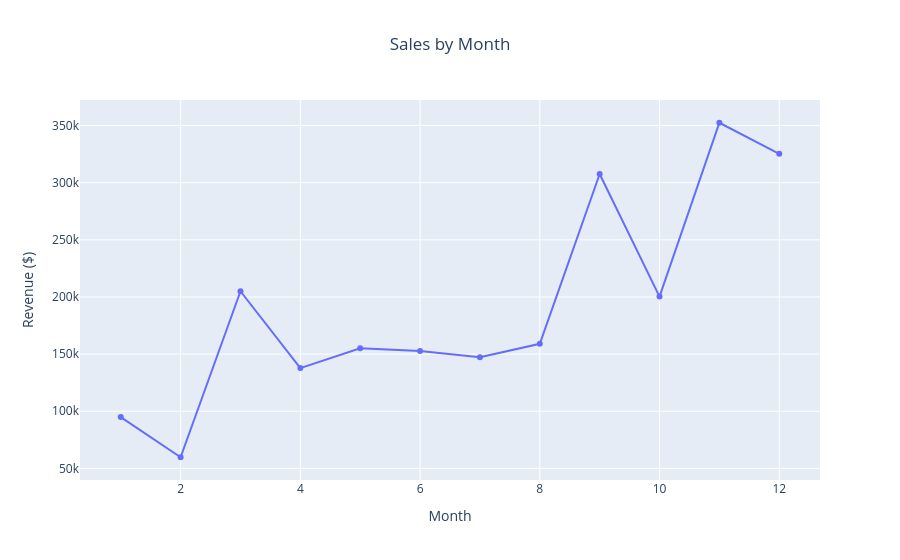

Source (notebook cell):
### Markdown cell above
MONTHLY SALES

### Code cell
sales_by_month= Data.groupby('Order Month')['Sales'].sum().reset_index()
# Customizing labels (maps column names to display names)
labels_dict = {'Order Month': 'Month', 'Sales': 'Revenue ($)'}
fig = px.line(sales_by_month, x='Order Month', y='Sales', title='Sales by Month',
labels=labels_dict)
# Optional: Further layout customization (e.g., center the title)
fig.update_layout(title_x=0.5)
# If you need to show markers on the line as well:
fig.update_traces(mode='lines+markers')
fig.show()

### Figure 1 — Plotly figure (JSON) as saved in the notebook; plotly's stock layout.template omitted (floating-point values rounded to 4 significant figures)
{"data": [{"hovertemplate": "Month=%{x}<br>Revenue ($)=%{y}<extra></extra>", "legendgroup": "", "line": {"color": "#636efa", "dash": "solid"}, "marker": {"symbol": "circle"}, "mode": "lines+markers", "name": "", "orientation": "v", "showlegend": false, "x": [1, 2, 3, 4, 5, 6, 7, 8, 9, 10, 11, 12], "xaxis": "x", "y": [94920.0, 59750.0, 205000.0, 137800.0, 155000.0, 152700.0, 147200.0, 159000.0, 307600.0, 200300.0, 352500.0, 325300.0], "yaxis": "y", "type": "scatter"}], "layout": {"xaxis": {"anchor": "y", "domain": [0.0, 1.0], "title": {"text": "Month"}}, "yaxis": {"anchor": "x", "domain": [0.0, 1.0], "title": {"text": "Revenue ($)"}}, "legend": {"tracegroupgap": 0}, "title": {"text": "Sales by Month", "x": 0.5}}}
